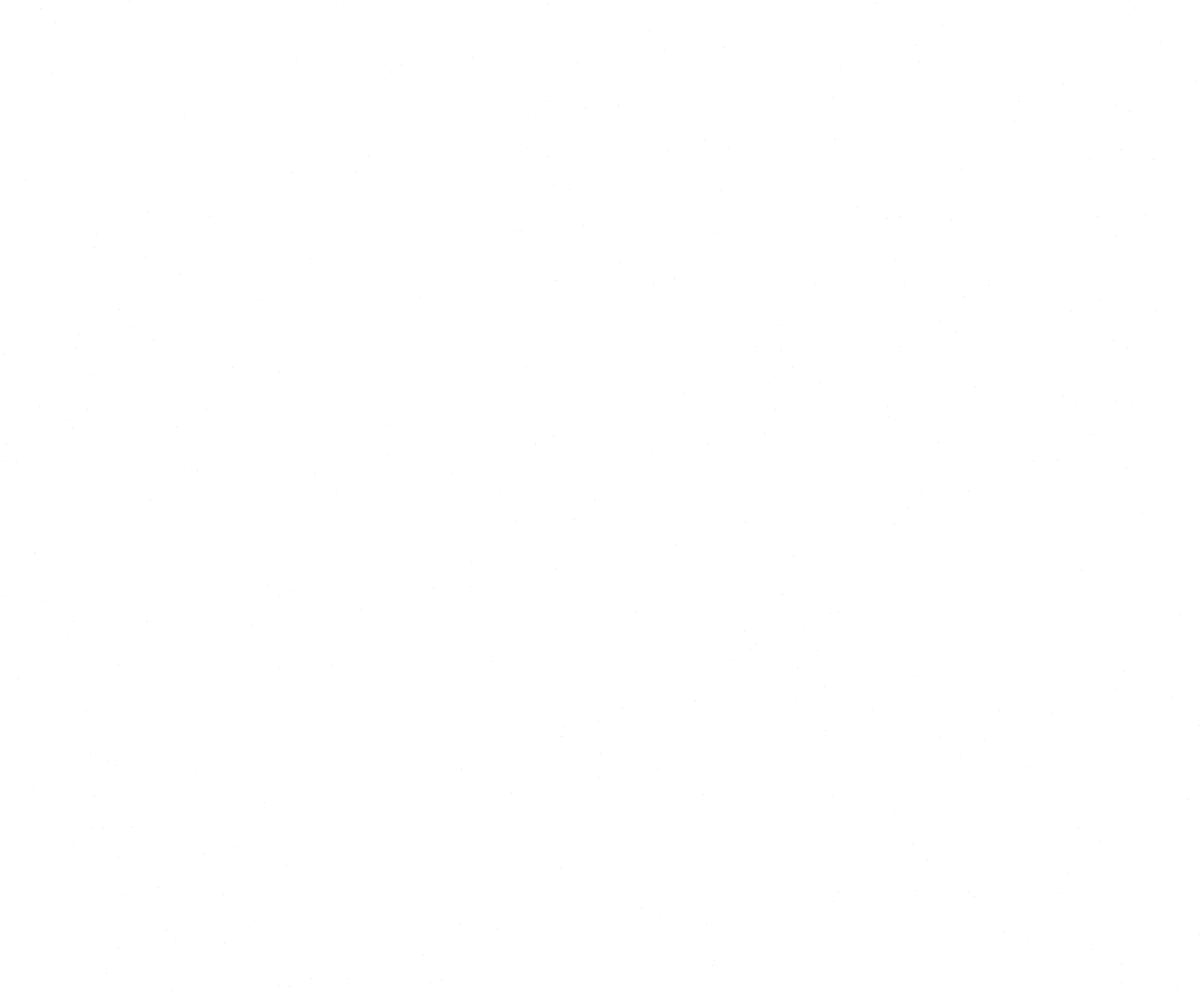
Frame 1 (no input)
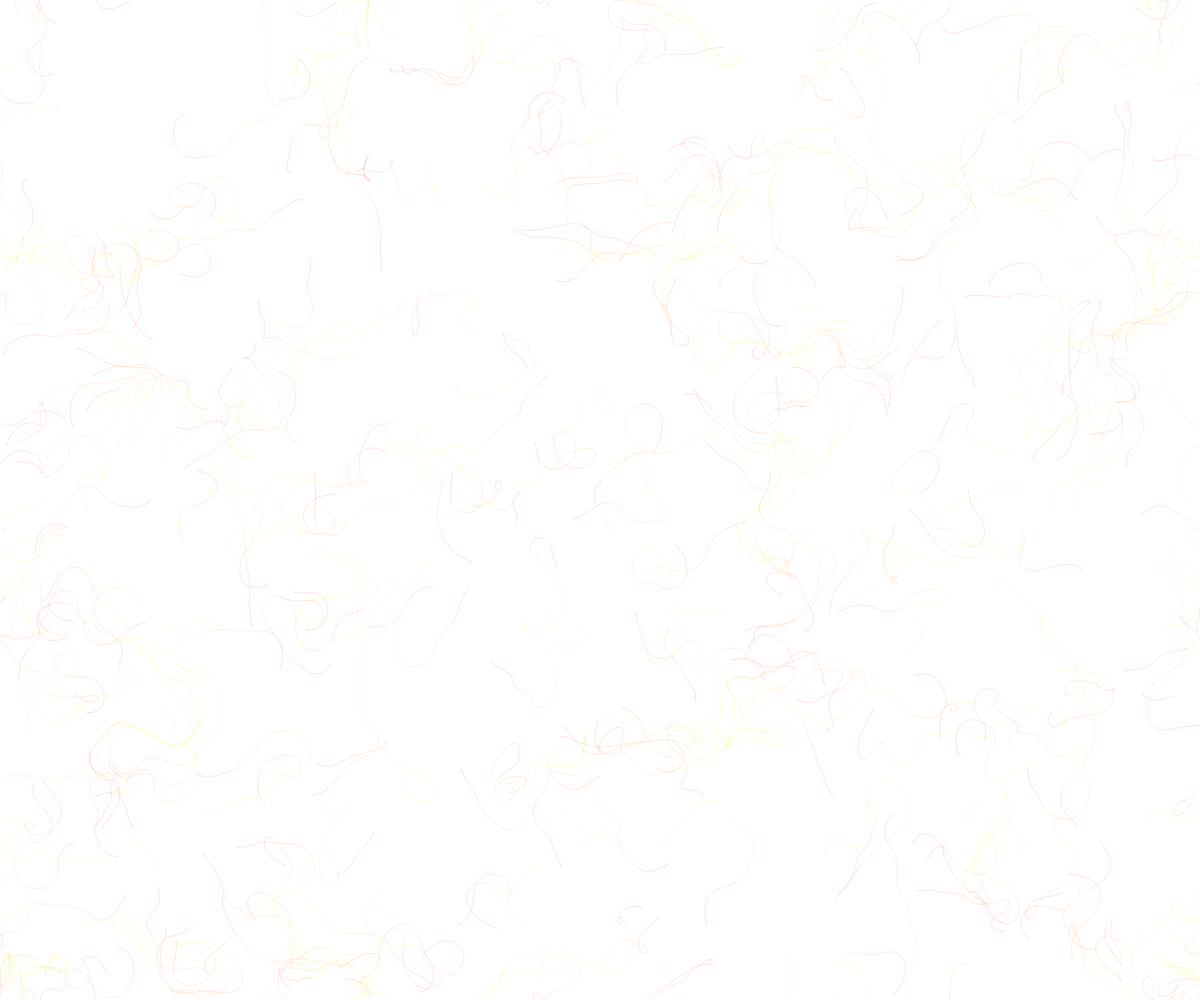
Frame 60 (no input)
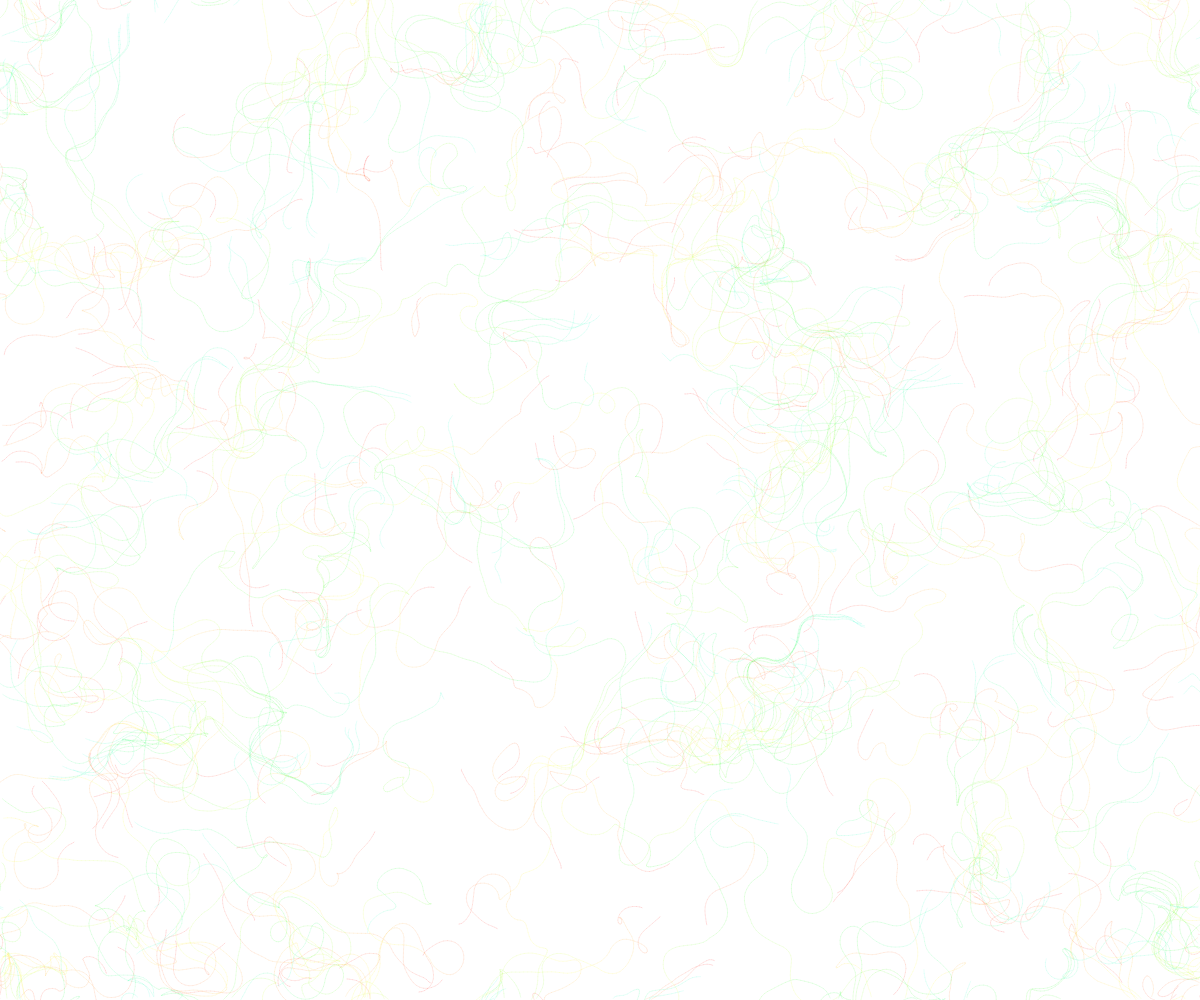
Frame 120 (the mouse pressed at the canvas centre since frame 60)

The p5.js sketch that drew these frames (run headless with seeded random() and noise() and a simulated clock; from frame 60 on, the mouse is pressed at the canvas centre):

// p5.js sketch
// ── sketch.js
var inc = 0.1;
var scl = 10;
var cols, rows;
var zoff = 0;
var particles = [];
var flowfield;

function setup() {
    createCanvas((window.innerWidth), (window.innerHeight));
    colorMode(HSB, 255);
    cols = floor(width / scl);
    rows = floor(height / scl);
    flowfield = new Array(cols * rows);

    // no of particles dropping
    for (var i = 0; i < 300; i++) {
        particles[i] = new Particle();
    }
    // background(255);
}

function draw() {
    var yoff = 0;
    for (var y = 0; y < rows; y++) {
        var xoff = 0;
        for (var x = 0; x < cols; x++) {
            var index = x + y * cols;
            // create vectors from an angle
            var angle = noise(xoff, yoff, zoff) * TWO_PI * 4;
            // try removing a vector components and see what happens
            // put different factors of noise and see what happens
            /// try factors of PI 
            var v = p5.Vector.fromAngle(angle);
            // magnitude of force
            // -> how closely the particles follow the flowfield/vectors
            v.setMag(1);
            flowfield[index] = v;
            xoff += inc;
            stroke(0, 50);
            // to draw the vectors 
            // push();
            // translate(x * scl, y * scl);
            // rotate(v.heading());
            // strokeWeight(1);
            // line(0, 0, scl, 0);
            // pop();
        }
        yoff += inc;

        zoff += 0.0003;
    }

    for (var i = 0; i < particles.length; i++) {
        // comment out the following line to see the particles
        particles[i].follow(flowfield);
        particles[i].update();
        particles[i].edges();
        particles[i].show();
    }
}
// ── particle.js

function Particle() {
    // where the particles start, try (0,0), (0, random(height)), (random(width), 0),etc
    this.pos = createVector(random(width), random(height));
    // spider web movement based on noise:
    // this.vel = p5.Vector.random2D();
    this.vel = createVector(0, 0);
    this.acc = createVector(0, 0);
    // speed of the particles
    this.maxspeed = 4;
    this.h = 0;

    this.prevPos = this.pos.copy();

    this.update = function () {
        this.vel.add(this.acc);
        this.vel.limit(this.maxspeed);
        this.pos.add(this.vel);
        this.acc.mult(0);
    };

    this.follow = function (vectors) {
        var x = floor(this.pos.x / scl);
        var y = floor(this.pos.y / scl);
        // play with x, y
        var index = x + y * cols;
        var force = vectors[index];
        this.applyForce(force);
    };

    this.applyForce = function (force) {
        this.acc.add(force);
    };

    this.show = function () {
        // colors
        stroke(this.h, 255, 255, 25);
        this.h = this.h + 1;
        if (this.h > 255) {
            this.h = 0;
        }
        strokeWeight(1);
        line(this.pos.x, this.pos.y, this.prevPos.x, this.prevPos.y);
        // comment the line below to never update the previous position
        this.updatePrev();
    };

    this.updatePrev = function () {
        this.prevPos.x = this.pos.x;
        this.prevPos.y = this.pos.y;
    };

    this.edges = function () {
        if (this.pos.x > width) {
            this.pos.x = 0;
            this.updatePrev();
        }
        if (this.pos.x < 0) {
            this.pos.x = width;
            this.updatePrev();
        }
        if (this.pos.y > height) {
            this.pos.y = 0;
            this.updatePrev();
        }
        if (this.pos.y < 0) {
            this.pos.y = height;
            this.updatePrev();
        }
    };
}
